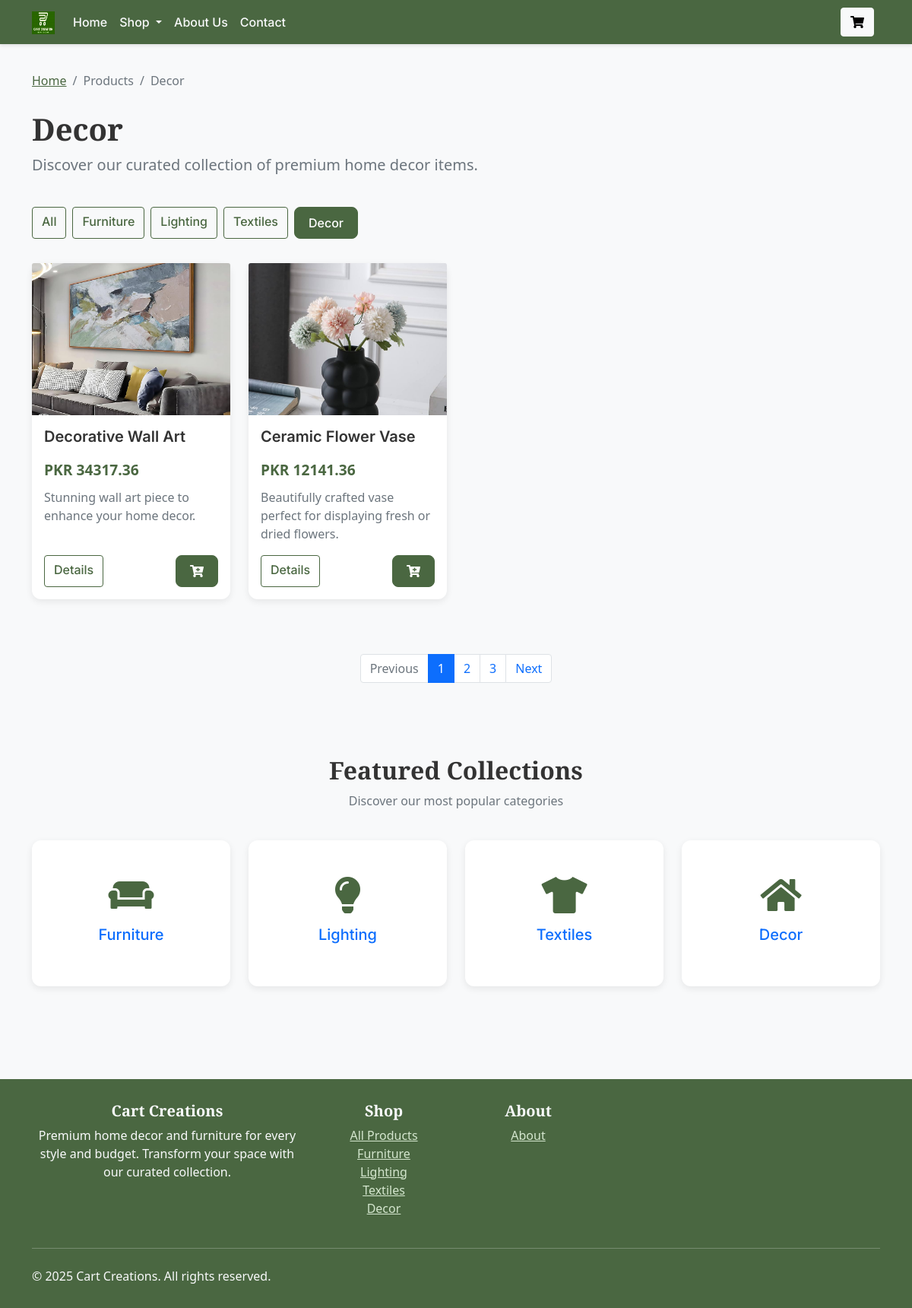
The page /products?category=decor on the database its author committed.
### tables this page shows
CREATE TABLE products (
            id INTEGER PRIMARY KEY AUTOINCREMENT,
            name TEXT NOT NULL,
            price REAL NOT NULL,
            description TEXT,
            image TEXT,
            category TEXT
        );

### app.py (the view)
@app.route('/products')
def products():
    PRODUCTS = get_products()
    category = request.args.get('category')
    if category:
        filtered_products = [p for p in PRODUCTS if p[5] == category]
        return render_template('products.html', products=filtered_products, categories=CATEGORIES, current_category=category)
    return render_template('products.html', products=PRODUCTS, categories=CATEGORIES)

### app.py (called while the page is built)
def get_products():
    conn = sqlite3.connect(DB_PATH)
    cursor = conn.cursor()
    cursor.execute("SELECT * FROM products")
    products = cursor.fetchall()
    conn.close()
    return products

### templates/products.html (shortened to what this page needs)
{% extends 'base.html' %}
{% block content %}
<div class="container py-4">
    <nav aria-label="breadcrumb">
        <ol class="breadcrumb">
            <li class="breadcrumb-item"><a href="{{ url_for('home') }}">Home</a></li>
            <li class="breadcrumb-item active">Products</li>
            {% if current_category %}
            <li class="breadcrumb-item active">{{ current_category|title }}</li>
            {% endif %}
        </ol>
    </nav>
    <div class="row align-items-center">
        <div class="col-md-8">
            <h1>{% if current_category %}{{ current_category|title }}{% else %}All Products{% endif %}</h1>
            <p class="lead text-muted">Discover our curated collection of premium home decor items.</p>
        </div>
    </div>
</div>
<div class="container mb-4">
    <div class="row">
        <div class="col-12">
            <div class="d-flex flex-wrap">
                <a href="{{ url_for('products') }}" class="btn {% if not current_category %}btn-primary{% else %}btn-outline-primary{% endif %} me-2 mb-2">All</a>
                {% for category in categories %}
                <a href="{{ url_for('products', category=category) }}" class="btn {% if current_category == category %}btn-primary{% else %}btn-outline-primary{% endif %} me-2 mb-2">{{ category|title }}</a>
                {% endfor %}
            </div>
        </div>
    </div>
</div>
<div class="container mb-5">
    <div class="row">
        {% if products %}
            {% for product in products %}
            <div class="col-md-4 col-lg-3 mb-4">
                <div class="card product-card h-100">
                    <img src="{{ url_for('static', filename='images/' + (product[4]|string)) }}" class="card-img-top product-img" alt="{{ product.name }}">
                    <div class="card-body">
                        <h5 class="card-title">{{ product[1] }}</h5>
                        <div class="price">PKR {{ "%.2f"|format(product[2] * 264 )}}  </div>
                        <p class="card-text text-muted">{{ product[3]|truncate(80) }}</p>
                        <div class="d-flex mt-auto">
                            <a href="{{ url_for('product_detail', product_id=product[0]) }}" class="btn btn-outline-primary me-2">Details</a>
                            <form action="{{ url_for('add_to_cart') }}" method="post" class="ms-auto">
                                <button type="submit" class="btn btn-primary btn-add-to-cart">
                                    <i class="fas fa-cart-plus"></i>
                                </button>
                            </form>
                        </div>
                    </div>
                </div>
            </div>
            {% endfor %}
        {% endif %}
    </div>
</div>
<div class="container mb-5">
    <nav aria-label="Page navigation">
        <ul class="pagination justify-content-center">
            <li class="page-item disabled">
                <a class="page-link" href="#" tabindex="-1" aria-disabled="true">Previous</a>
            </li>
            <li class="page-item active"><a class="page-link" href="#">1</a></li>
            <li class="page-item"><a class="page-link" href="#">2</a></li>
            <li class="page-item"><a class="page-link" href="#">3</a></li>
            <li class="page-item">
                <a class="page-link" href="#">Next</a>
            </li>
        </ul>
    </nav>
</div>
<section class="bg-light py-5 mb-5">
    <div class="container">
        <div class="row mb-4">
            <div class="col-12">
                <h2 class="text-center">Featured Collections</h2>
                <p class="text-center text-muted">Discover our most popular categories</p>
            </div>
        </div>
        <div class="row">
            {% for category in categories %}
            <div class="col-md-3 mb-4">
                <a href="{{ url_for('products', category=category) }}" class="text-decoration-none">
                    <div class="card text-center h-100">
                        <div class="card-body py-5">
                            <i class="fas
                            {% if category == 'furniture' %}fa-couch
                            {% elif category == 'lighting' %}fa-lightbulb
                            {% elif category == 'textiles' %}fa-tshirt
                            {% elif category == 'decor' %}fa-home
                            {% endif %} fa-3x mb-3" style="color: var(--primary-color);"></i>
                            <h5 class="card-title">{{ category|title }}</h5>
                        </div>
                    </div>
                </a>
            </div>
            {% endfor %}
        </div>
    </div>
</section>
{% endblock %}

### static/css/style.css (style rules this page uses)
body { font-family: 'Inter', sans-serif; background-color: #f9f9fb; color: #333; }
h1, h2, h3, h4, h5 { font-weight: 600; }
.card { border: none; border-radius: 12px; box-shadow: 0 2px 12px rgba(0, 0, 0, 0.05); transition: transform 0.2s ease; }
.breadcrumb { background-color: transparent; padding-left: 0; }
.btn-primary, .btn-outline-secondary { border-radius: 8px; padding: 8px 18px; transition: 0.3s ease; }
body { font-family: 'Inter', sans-serif; color: #333; }
h1, h2, h3, h4, h5, h6 { font-family: 'Playfair Display', serif; font-weight: 600; }
.btn, .nav-link, .card-title { font-family: 'Inter', sans-serif; font-weight: 500; }
section { padding-top: 5rem; padding-bottom: 5rem; }

### templates/base.html (style rules this page uses)
:root { --primary-color: #4a6741; --secondary-color: #738f69; --accent-color: #9cb395; --light-accent: #d4e6ce; --dark-text: #333; --light-text: #f8f9fa; }
body { font-family: 'Segoe UI', Tahoma, Geneva, Verdana, sans-serif; color: var(--dark-text); background-color: #f8f9fa; }
.btn-primary { background-color: var(--primary-color); border-color: var(--primary-color); }
.btn-outline-primary { color: var(--primary-color); border-color: var(--primary-color); }
.card { border: none; box-shadow: 0 3px 10px rgba(0, 0, 0, 0.08); transition: transform 0.3s ease; }
.product-img { height: 200px; object-fit: cover; }
.product-card { height: 100%; display: flex; flex-direction: column; }
.product-card .card-body { flex-grow: 1; display: flex; flex-direction: column; }
.product-card .card-title { font-weight: 600; }
.product-card .price { color: var(--primary-color); font-weight: 700; font-size: 1.2rem; margin: 10px 0; }
.product-card .btn-add-to-cart { margin-top: auto; }
.breadcrumb { background-color: transparent; padding: 0.75rem 0; }
.breadcrumb-item a { color: var(--primary-color); }

### rows shown on the page
products: image (picture), name "Decorative Wall Art", product[2]*264 "34317.36", description "Stunning wall art piece to enhance your home decor."
products: image (picture), name "Ceramic Flower Vase", product[2]*264 "12141.36", description "Beautifully crafted vase perfect for displaying fresh or dried flowers."

### other values the page prints
{{ current_category|title }} "Decor"
{{ category|title }} "Furniture" "Lighting" "Textiles" "Decor"
